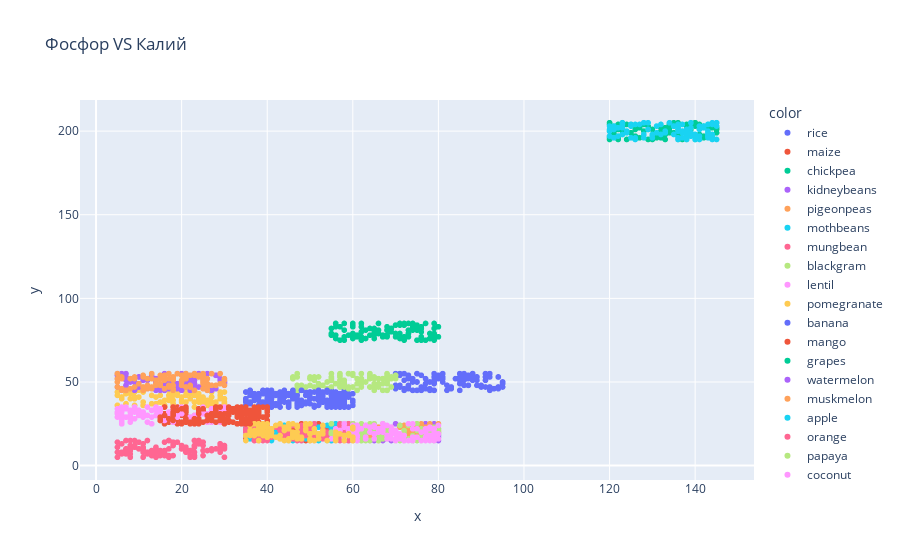

This figure's notebook cell:
### Code cell
fig = px.scatter(x=df['Фосфор'],y=df['Калий'],color=df['Label'],title="Фосфор VS Калий")
fig.show()

### Figure 1 — Plotly figure (JSON) as saved in the notebook; plotly's stock layout.template omitted (floating-point values rounded to 4 significant figures)
{"data": [{"hovertemplate": "color=rice<br>x=%{x}<br>y=%{y}<extra></extra>", "legendgroup": "rice", "marker": {"color": "#636efa", "symbol": "circle"}, "mode": "markers", "name": "rice", "showlegend": true, "type": "scattergl", "x": [42, 58, 55, 35, 42, 37, 55, 53, 54, 58, 53, 46, 58, 56, 50, 48, 38, 35, 38, 35, 45, 40, 59, 41, 47, 53, 59, 50, 49, 51, 57, 35, 37, 53, 54, 55, 57, 39, 43, 44, 42, 45, 60, 40, 52, 35, 49, 39, 43, 55, 36, 60, 56, 60, 52, 38, 54, 36, 46, 55, 40, 58, 58, 36, 47, 41, 54, 59, 46, 56, 52, 45, 42, 43, 54, 36, 47, 35, 36, 41, 57, 45, 53, 43, 58, 60, 43, 50, 53, 50, 53, 44, 45, 40, 51, 46, 47, 55, 35, 37], "xaxis": "x", "y": [43, 41, 44, 40, 42, 42, 38, 40, 38, 38, 40, 42, 44, 36, 37, 39, 41, 39, 36, 40, 36, 43, 41, 43, 37, 41, 43, 41, 44, 35, 41, 40, 39, 38, 44, 42, 35, 36, 44, 41, 36, 43, 36, 40, 45, 38, 42, 38, 39, 45, 43, 39, 42, 43, 36, 39, 38, 45, 40, 35, 38, 45, 38, 42, 42, 36, 37, 35, 41, 37, 41, 38, 37, 42, 36, 45, 44, 38, 37, 38, 43, 35, 43, 39, 39, 38, 38, 44, 42, 40, 38, 38, 35, 38, 36, 42, 37, 45, 44, 40], "yaxis": "y"}, {"hovertemplate": "color=maize<br>x=%{x}<br>y=%{y}<extra></extra>", "legendgroup": "maize", "marker": {"color": "#EF553B", "symbol": "circle"}, "mode": "markers", "name": "maize", "showlegend": true, "type": "scattergl", "x": [54, 44, 43, 58, 38, 41, 41, 60, 44, 60, 44, 49, 52, 44, 54, 58, 47, 41, 53, 55, 57, 50, 56, 45, 48, 51, 39, 49, 48, 54, 35, 43, 57, 35, 46, 44, 56, 55, 35, 57, 56, 44, 48, 60, 51, 46, 60, 58, 43, 43, 36, 36, 60, 38, 54, 38, 44, 58, 44, 35, 45, 60, 51, 36, 48, 53, 45, 45, 35, 54, 39, 48, 37, 50, 39, 52, 39, 49, 42, 38, 52, 40, 57, 52, 59, 38, 60, 37, 58, 60, 59, 55, 51, 48, 60, 57, 35, 54, 58, 57], "xaxis": "x", "y": [16, 17, 16, 21, 20, 16, 17, 19, 17, 25, 19, 21, 16, 16, 21, 22, 17, 17, 19, 19, 21, 15, 22, 21, 16, 16, 18, 15, 22, 20, 25, 19, 25, 23, 22, 21, 18, 21, 18, 18, 17, 23, 17, 17, 23, 22, 15, 18, 23, 17, 20, 23, 23, 17, 17, 22, 21, 19, 20, 16, 20, 25, 24, 24, 18, 18, 23, 21, 24, 22, 18, 20, 16, 19, 24, 17, 23, 20, 21, 21, 25, 19, 24, 18, 17, 15, 22, 22, 15, 23, 17, 15, 18, 25, 22, 24, 22, 19, 23, 19], "yaxis": "y"}, {"hovertemplate": "color=chickpea<br>x=%{x}<br>y=%{y}<extra></extra>", "legendgroup": "chickpea", "marker": {"color": "#00cc96", "symbol": "circle"}, "mode": "markers", "name": "chickpea", "showlegend": true, "type": "scattergl", "x": [72, 72, 58, 72, 67, 73, 70, 70, 62, 74, 66, 66, 63, 62, 62, 72, 56, 71, 78, 70, 80, 68, 78, 68, 62, 67, 65, 60, 77, 68, 76, 79, 60, 78, 79, 58, 58, 55, 76, 61, 60, 55, 76, 68, 66, 64, 60, 76, 60, 68, 79, 74, 55, 77, 60, 67, 66, 71, 69, 79, 56, 72, 73, 64, 73, 75, 59, 69, 56, 76, 74, 71, 73, 70, 57, 79, 71, 76, 75, 80, 62, 79, 57, 73, 61, 78, 75, 55, 65, 60, 61, 67, 76, 63, 65, 56, 65, 56, 58, 69], "xaxis": "x", "y": [77, 84, 85, 85, 77, 81, 84, 84, 75, 81, 79, 79, 81, 85, 77, 84, 76, 84, 76, 77, 83, 77, 76, 83, 83, 78, 80, 84, 85, 81, 82, 85, 83, 76, 75, 81, 77, 78, 77, 77, 76, 79, 75, 81, 81, 78, 79, 83, 84, 78, 79, 85, 78, 75, 78, 78, 85, 76, 80, 77, 85, 75, 85, 82, 79, 75, 78, 82, 85, 80, 83, 79, 79, 79, 75, 82, 85, 82, 84, 77, 80, 78, 83, 77, 78, 79, 81, 82, 76, 85, 78, 77, 76, 76, 82, 78, 78, 83, 75, 82], "yaxis": "y"}, {"hovertemplate": "color=kidneybeans<br>x=%{x}<br>y=%{y}<extra></extra>", "legendgroup": "kidneybeans", "marker": {"color": "#ab63fa", "symbol": "circle"}, "mode": "markers", "name": "kidneybeans", "showlegend": true, "type": "scattergl", "x": [60, 70, 55, 64, 61, 65, 57, 80, 59, 59, 58, 57, 80, 60, 78, 77, 79, 80, 55, 65, 78, 65, 70, 64, 71, 79, 63, 80, 60, 75, 77, 72, 73, 77, 62, 59, 59, 62, 63, 79, 72, 64, 66, 57, 56, 77, 65, 72, 60, 80, 72, 67, 69, 77, 62, 71, 79, 59, 63, 56, 63, 67, 71, 74, 76, 66, 69, 65, 74, 67, 56, 59, 61, 80, 61, 74, 69, 75, 68, 65, 79, 78, 55, 59, 68, 68, 64, 69, 67, 69, 73, 78, 72, 67, 56, 65, 63, 70, 63, 60], "xaxis": "x", "y": [25, 16, 22, 16, 20, 22, 21, 18, 17, 22, 24, 19, 17, 22, 23, 25, 17, 15, 23, 20, 16, 25, 19, 22, 17, 20, 17, 22, 22, 21, 23, 18, 20, 17, 23, 22, 19, 22, 20, 23, 17, 15, 23, 18, 22, 24, 15, 21, 23, 19, 20, 24, 23, 25, 19, 17, 25, 18, 17, 20, 24, 22, 24, 15, 24, 17, 15, 16, 15, 25, 25, 15, 21, 20, 19, 21, 22, 18, 20, 16, 15, 22, 22, 15, 23, 19, 17, 19, 22, 20, 22, 20, 23, 15, 18, 18, 16, 25, 19, 24], "yaxis": "y"}, {"hovertemplate": "color=pigeonpeas<br>x=%{x}<br>y=%{y}<extra></extra>", "legendgroup": "pigeonpeas", "marker": {"color": "#FFA15A", "symbol": "circle"}, "mode": "markers", "name": "pigeonpeas", "showlegend": true, "type": "scattergl", "x": [72, 59, 73, 57, 79, 75, 70, 55, 58, 61, 58, 56, 72, 80, 72, 62, 58, 68, 67, 70, 63, 76, 55, 75, 71, 70, 72, 66, 56, 76, 69, 73, 61, 71, 61, 73, 72, 64, 74, 60, 66, 59, 67, 76, 73, 75, 70, 59, 62, 67, 66, 73, 67, 55, 56, 77, 73, 63, 77, 64, 75, 77, 80, 75, 80, 77, 78, 60, 74, 57, 60, 77, 68, 73, 59, 72, 56, 70, 74, 67, 74, 72, 68, 57, 62, 55, 77, 75, 71, 64, 55, 69, 67, 74, 64, 71, 72, 60, 71, 61], "xaxis": "x", "y": [24, 23, 23, 24, 18, 25, 20, 19, 20, 21, 24, 17, 17, 20, 17, 19, 16, 16, 24, 20, 19, 25, 19, 21, 24, 21, 21, 21, 17, 19, 19, 21, 18, 23, 21, 18, 22, 16, 19, 15, 15, 18, 18, 17, 19, 25, 20, 22, 23, 25, 23, 20, 18, 18, 24, 17, 20, 23, 22, 20, 24, 23, 25, 24, 21, 18, 25, 21, 16, 23, 19, 19, 20, 21, 24, 15, 23, 21, 15, 18, 20, 24, 20, 19, 16, 23, 21, 20, 24, 22, 16, 19, 19, 17, 18, 17, 22, 22, 18, 24], "yaxis": "y"}, {"hovertemplate": "color=mothbeans<br>x=%{x}<br>y=%{y}<extra></extra>", "legendgroup": "mothbeans", "marker": {"color": "#19d3f3", "symbol": "circle"}, "mode": "markers", "name": "mothbeans", "showlegend": true, "type": "scattergl", "x": [49, 59, 58, 43, 54, 43, 55, 35, 57, 53, 49, 56, 43, 38, 45, 57, 35, 55, 45, 58, 44, 49, 51, 48, 50, 56, 60, 37, 43, 43, 44, 43, 45, 56, 57, 45, 36, 57, 47, 49, 51, 44, 38, 57, 48, 44, 51, 44, 35, 60, 58, 42, 39, 36, 41, 41, 36, 46, 39, 57, 55, 51, 56, 57, 36, 41, 38, 37, 35, 45, 58, 56, 56, 51, 42, 59, 45, 40, 45, 52, 45, 54, 51, 41, 50, 40, 54, 55, 59, 45, 38, 58, 55, 36, 52, 59, 51, 47, 51, 51], "xaxis": "x", "y": [18, 23, 25, 18, 16, 22, 15, 20, 24, 24, 17, 25, 23, 22, 21, 20, 23, 25, 22, 25, 17, 22, 19, 15, 19, 20, 18, 21, 24, 24, 24, 22, 15, 23, 16, 19, 22, 20, 20, 16, 24, 21, 20, 20, 18, 20, 18, 24, 18, 23, 21, 22, 21, 22, 16, 15, 22, 15, 20, 25, 24, 17, 17, 17, 16, 19, 18, 24, 20, 20, 19, 23, 17, 25, 20, 20, 19, 17, 23, 23, 16, 24, 25, 21, 22, 23, 15, 22, 25, 18, 19, 17, 18, 23, 15, 22, 16, 17, 17, 21], "yaxis": "y"}, {"hovertemplate": "color=mungbean<br>x=%{x}<br>y=%{y}<extra></extra>", "legendgroup": "mungbean", "marker": {"color": "#FF6692", "symbol": "circle"}, "mode": "markers", "name": "mungbean", "showlegend": true, "type": "scattergl", "x": [55, 54, 55, 56, 56, 57, 59, 51, 49, 39, 35, 52, 42, 46, 38, 60, 53, 58, 35, 53, 47, 53, 45, 37, 60, 45, 57, 57, 57, 59, 41, 48, 36, 36, 59, 48, 50, 40, 43, 57, 60, 59, 60, 47, 45, 39, 40, 48, 59, 48, 43, 46, 47, 44, 58, 40, 38, 48, 49, 38, 58, 44, 59, 48, 41, 52, 48, 41, 37, 35, 41, 50, 35, 37, 39, 45, 37, 51, 56, 40, 36, 37, 47, 44, 59, 56, 45, 39, 37, 37, 54, 51, 54, 45, 40, 37, 44, 45, 45, 48], "xaxis": "x", "y": [20, 20, 20, 16, 17, 24, 23, 25, 18, 20, 22, 17, 23, 16, 21, 25, 22, 15, 24, 17, 20, 16, 23, 21, 15, 21, 25, 17, 22, 25, 18, 24, 25, 22, 22, 21, 21, 15, 22, 15, 23, 15, 25, 15, 22, 15, 24, 15, 25, 24, 21, 24, 19, 18, 20, 21, 18, 20, 25, 15, 15, 16, 23, 22, 17, 19, 17, 20, 25, 20, 20, 23, 21, 15, 22, 21, 20, 17, 20, 22, 21, 17, 18, 17, 19, 21, 18, 17, 15, 19, 17, 15, 20, 16, 21, 22, 19, 17, 23, 21], "yaxis": "y"}, {"hovertemplate": "color=blackgram<br>x=%{x}<br>y=%{y}<extra></extra>", "legendgroup": "blackgram", "marker": {"color": "#B6E880", "symbol": "circle"}, "mode": "markers", "name": "blackgram", "showlegend": true, "type": "scattergl", "x": [79, 62, 61, 73, 58, 55, 72, 64, 64, 74, 73, 67, 63, 66, 56, 66, 55, 58, 65, 62, 71, 71, 71, 63, 60, 61, 68, 62, 66, 63, 72, 65, 78, 67, 60, 76, 78, 60, 75, 72, 80, 76, 68, 78, 64, 80, 68, 67, 70, 74, 67, 80, 79, 75, 55, 68, 68, 76, 60, 72, 68, 62, 65, 64, 58, 75, 66, 70, 57, 58, 62, 75, 80, 76, 76, 61, 60, 63, 67, 63, 68, 61, 74, 79, 62, 60, 65, 55, 62, 59, 77, 58, 63, 63, 70, 73, 77, 79, 77, 62], "xaxis": "x", "y": [15, 21, 22, 25, 18, 16, 21, 20, 21, 17, 24, 25, 19, 22, 18, 15, 19, 23, 25, 18, 15, 24, 16, 18, 25, 21, 22, 15, 17, 22, 19, 21, 21, 17, 21, 17, 19, 17, 15, 15, 19, 18, 19, 21, 25, 19, 23, 16, 15, 15, 16, 22, 19, 21, 20, 17, 20, 22, 16, 17, 19, 15, 23, 15, 16, 25, 19, 16, 19, 25, 17, 22, 20, 16, 15, 20, 15, 15, 21, 16, 17, 15, 18, 17, 24, 17, 20, 25, 24, 22, 21, 17, 17, 18, 15, 16, 22, 23, 21, 25], "yaxis": "y"}, {"hovertemplate": "color=lentil<br>x=%{x}<br>y=%{y}<extra></extra>", "legendgroup": "lentil", "marker": {"color": "#FF97FF", "symbol": "circle"}, "mode": "markers", "name": "lentil", "showlegend": true, "type": "scattergl", "x": [76, 61, 60, 74, 71, 71, 72, 59, 64, 58, 77, 75, 69, 80, 78, 79, 62, 60, 67, 78, 80, 61, 66, 61, 60, 66, 56, 72, 77, 65, 79, 63, 78, 78, 67, 65, 72, 57, 58, 58, 65, 65, 65, 69, 55, 61, 79, 63, 61, 70, 74, 64, 58, 79, 68, 79, 77, 74, 68, 75, 78, 79, 60, 69, 67, 67, 67, 70, 71, 68, 66, 65, 59, 59, 63, 69, 75, 61, 74, 74, 63, 56, 74, 76, 65, 67, 79, 61, 70, 80, 77, 67, 73, 56, 70, 56, 77, 59, 73, 77], "xaxis": "x", "y": [15, 22, 20, 17, 16, 18, 18, 21, 20, 17, 20, 22, 23, 24, 15, 17, 22, 24, 22, 18, 16, 24, 20, 21, 21, 22, 18, 15, 20, 24, 22, 16, 23, 18, 25, 23, 15, 21, 15, 25, 19, 19, 19, 19, 16, 17, 15, 17, 15, 16, 25, 23, 23, 22, 18, 20, 22, 17, 24, 17, 22, 19, 18, 16, 21, 23, 20, 21, 19, 16, 22, 16, 22, 19, 17, 21, 17, 18, 17, 22, 24, 17, 15, 20, 16, 21, 16, 22, 19, 19, 20, 22, 25, 18, 15, 22, 17, 19, 15, 15], "yaxis": "y"}, {"hovertemplate": "color=pomegranate<br>x=%{x}<br>y=%{y}<extra></extra>", "legendgroup": "pomegranate", "marker": {"color": "#FECB52", "symbol": "circle"}, "mode": "markers", "name": "pomegranate", "showlegend": true, "type": "scattergl", "x": [24, 18, 26, 18, 27, 25, 21, 30, 27, 11, 5, 10, 7, 20, 22, 15, 27, 18, 15, 23, 8, 27, 23, 16, 29, 17, 21, 6, 23, 16, 18, 21, 23, 17, 25, 18, 19, 24, 24, 17, 30, 29, 24, 21, 11, 25, 22, 21, 26, 18, 6, 21, 5, 7, 13, 24, 23, 20, 19, 9, 27, 30, 21, 30, 11, 9, 27, 29, 25, 14, 9, 14, 21, 23, 6, 5, 9, 8, 11, 17, 5, 28, 13, 9, 27, 25, 7, 10, 18, 26, 16, 20, 9, 30, 25, 23, 14, 17, 24, 28], "xaxis": "x", "y": [38, 37, 36, 39, 38, 38, 38, 40, 41, 38, 36, 41, 37, 41, 40, 42, 41, 42, 38, 44, 40, 45, 44, 39, 40, 42, 44, 40, 44, 36, 43, 42, 42, 40, 36, 42, 42, 41, 40, 39, 38, 44, 43, 35, 36, 41, 43, 38, 38, 37, 41, 45, 44, 43, 37, 41, 35, 39, 43, 45, 36, 44, 42, 37, 44, 40, 44, 42, 40, 37, 36, 37, 35, 38, 41, 36, 44, 43, 45, 45, 42, 38, 42, 40, 41, 36, 45, 45, 43, 39, 36, 38, 41, 35, 35, 45, 41, 45, 39, 37], "yaxis": "y"}, {"hovertemplate": "color=banana<br>x=%{x}<br>y=%{y}<extra></extra>", "legendgroup": "banana", "marker": {"color": "#636efa", "symbol": "circle"}, "mode": "markers", "name": "banana", "showlegend": true, "type": "scattergl", "x": [94, 95, 92, 76, 77, 94, 92, 89, 88, 77, 88, 87, 75, 85, 95, 79, 95, 79, 76, 86, 94, 78, 70, 71, 79, 78, 73, 76, 87, 83, 91, 81, 74, 71, 91, 71, 79, 72, 73, 84, 90, 70, 89, 80, 91, 78, 70, 86, 95, 90, 72, 81, 75, 81, 75, 71, 94, 73, 79, 86, 79, 74, 75, 83, 85, 80, 72, 75, 85, 87, 72, 88, 79, 88, 74, 82, 91, 85, 88, 92, 92, 77, 86, 88, 73, 73, 74, 89, 70, 87, 82, 86, 85, 93, 89, 94, 81, 71, 75, 81], "xaxis": "x", "y": [46, 50, 53, 54, 49, 53, 55, 53, 55, 52, 52, 54, 50, 53, 49, 55, 47, 45, 45, 48, 53, 50, 48, 47, 51, 45, 48, 47, 48, 47, 47, 52, 45, 48, 51, 47, 49, 55, 53, 52, 47, 48, 53, 52, 53, 46, 55, 52, 50, 48, 45, 55, 50, 50, 45, 55, 47, 54, 45, 53, 53, 50, 55, 46, 51, 54, 51, 45, 49, 52, 46, 54, 50, 55, 45, 48, 55, 55, 51, 45, 47, 46, 55, 52, 46, 52, 52, 48, 46, 48, 45, 51, 45, 46, 51, 47, 52, 54, 55, 53], "yaxis": "y"}, {"hovertemplate": "color=mango<br>x=%{x}<br>y=%{y}<extra></extra>", "legendgroup": "mango", "marker": {"color": "#EF553B", "symbol": "circle"}, "mode": "markers", "name": "mango", "showlegend": true, "type": "scattergl", "x": [40, 24, 26, 22, 21, 19, 21, 17, 36, 28, 19, 23, 30, 27, 19, 28, 38, 37, 18, 16, 20, 25, 17, 37, 15, 37, 19, 33, 27, 16, 36, 29, 31, 34, 16, 30, 35, 18, 40, 29, 38, 32, 38, 32, 29, 34, 19, 17, 15, 19, 36, 31, 36, 23, 26, 33, 18, 17, 34, 35, 28, 24, 35, 24, 37, 36, 18, 38, 31, 29, 20, 21, 30, 38, 24, 36, 18, 16, 27, 17, 29, 36, 27, 28, 36, 35, 21, 38, 18, 23, 31, 34, 37, 16, 24, 38, 21, 18, 20, 26], "xaxis": "x", "y": [27, 31, 27, 25, 32, 35, 34, 31, 33, 30, 27, 27, 34, 30, 31, 33, 32, 30, 30, 35, 25, 33, 31, 28, 30, 30, 31, 29, 28, 25, 31, 34, 26, 28, 31, 29, 31, 26, 26, 34, 33, 32, 31, 33, 26, 35, 32, 26, 27, 25, 26, 32, 27, 30, 26, 35, 30, 26, 32, 28, 26, 32, 34, 34, 25, 27, 31, 32, 34, 32, 26, 32, 27, 25, 34, 29, 35, 35, 34, 30, 29, 31, 26, 35, 26, 31, 30, 31, 31, 28, 27, 26, 33, 27, 25, 26, 30, 33, 30, 31], "yaxis": "y"}, {"hovertemplate": "color=grapes<br>x=%{x}<br>y=%{y}<extra></extra>", "legendgroup": "grapes", "marker": {"color": "#00cc96", "symbol": "circle"}, "mode": "markers", "name": "grapes", "showlegend": true, "type": "scattergl", "x": [130, 144, 123, 125, 131, 123, 140, 122, 123, 134, 130, 145, 122, 139, 141, 138, 144, 136, 122, 136, 145, 132, 133, 121, 125, 140, 132, 126, 120, 142, 135, 126, 139, 141, 142, 129, 134, 138, 131, 122, 126, 128, 132, 137, 123, 136, 134, 139, 127, 138, 120, 142, 133, 139, 134, 140, 127, 120, 139, 136, 139, 133, 130, 135, 140, 132, 121, 132, 142, 121, 140, 120, 133, 135, 145, 136, 129, 130, 129, 135, 120, 125, 132, 140, 145, 128, 139, 122, 144, 120, 141, 121, 125, 138, 124, 138, 143, 142, 124, 134], "xaxis": "x", "y": [195, 204, 205, 196, 196, 198, 197, 195, 203, 204, 197, 205, 201, 203, 204, 195, 202, 205, 197, 204, 201, 197, 198, 201, 199, 205, 203, 197, 200, 197, 203, 203, 198, 202, 196, 201, 199, 204, 198, 204, 201, 204, 197, 195, 200, 197, 200, 201, 196, 203, 204, 203, 195, 199, 202, 195, 202, 195, 201, 195, 203, 201, 196, 205, 195, 196, 199, 202, 203, 199, 205, 196, 202, 199, 199, 201, 195, 201, 203, 203, 205, 204, 200, 203, 202, 200, 199, 196, 197, 197, 198, 203, 204, 197, 204, 200, 201, 202, 195, 204], "yaxis": "y"}, {"hovertemplate": "color=watermelon<br>x=%{x}<br>y=%{y}<extra></extra>", "legendgroup": "watermelon", "marker": {"color": "#ab63fa", "symbol": "circle"}, "mode": "markers", "name": "watermelon", "showlegend": true, "type": "scattergl", "x": [25, 19, 30, 8, 22, 26, 27, 22, 22, 13, 25, 15, 10, 9, 17, 12, 14, 21, 18, 17, 14, 8, 19, 16, 29, 9, 21, 5, 28, 29, 15, 21, 14, 5, 8, 22, 7, 27, 10, 16, 18, 7, 6, 5, 16, 20, 25, 7, 28, 25, 25, 16, 12, 23, 25, 28, 21, 20, 7, 6, 13, 17, 6, 10, 11, 25, 7, 12, 22, 19, 22, 30, 14, 23, 16, 5, 7, 18, 5, 23, 30, 10, 11, 21, 6, 20, 7, 24, 21, 25, 25, 10, 22, 14, 30, 12, 7, 18, 23, 24], "xaxis": "x", "y": [51, 55, 50, 50, 52, 55, 45, 53, 45, 54, 53, 47, 47, 50, 46, 51, 52, 55, 50, 51, 50, 52, 49, 55, 52, 45, 50, 54, 54, 51, 45, 48, 45, 47, 51, 46, 55, 48, 53, 46, 52, 53, 53, 52, 49, 48, 47, 51, 54, 52, 50, 45, 46, 49, 51, 46, 51, 45, 52, 55, 54, 55, 53, 49, 46, 52, 47, 46, 52, 46, 50, 50, 52, 47, 45, 47, 45, 50, 55, 51, 50, 53, 51, 55, 45, 55, 48, 55, 54, 51, 54, 53, 54, 50, 49, 47, 45, 50, 55, 47], "yaxis": "y"}, {"hovertemplate": "color=muskmelon<br>x=%{x}<br>y=%{y}<extra></extra>", "legendgroup": "muskmelon", "marker": {"color": "#FFA15A", "symbol": "circle"}, "mode": "markers", "name": "muskmelon", "showlegend": true, "type": "scattergl", "x": [17, 27, 25, 18, 26, 25, 24, 30, 6, 26, 30, 9, 7, 21, 26, 27, 5, 14, 18, 14, 9, 6, 12, 13, 25, 25, 21, 25, 24, 25, 17, 25, 25, 11, 26, 17, 25, 8, 13, 22, 13, 23, 22, 23, 10, 12, 20, 11, 19, 26, 20, 17, 7, 22, 21, 12, 12, 14, 9, 16, 7, 6, 20, 29, 5, 5, 15, 11, 15, 30, 12, 25, 11, 5, 18, 22, 18, 18, 28, 18, 20, 22, 25, 15, 16, 5, 21, 23, 29, 11, 18, 21, 8, 6, 25, 13, 26, 21, 15, 16], "xaxis": "x", "y": [55, 48, 52, 52, 45, 49, 53, 51, 52, 52, 48, 52, 45, 55, 45, 55, 55, 51, 48, 48, 53, 53, 46, 47, 50, 53, 52, 55, 54, 50, 48, 54, 51, 54, 52, 52, 46, 46, 46, 47, 52, 55, 47, 45, 49, 52, 51, 53, 55, 49, 48, 47, 45, 48, 47, 48, 47, 49, 47, 46, 45, 45, 50, 49, 47, 52, 54, 47, 48, 52, 52, 50, 45, 55, 46, 54, 52, 45, 48, 53, 54, 47, 54, 49, 51, 50, 47, 54, 55, 47, 51, 52, 52, 46, 50, 55, 47, 52, 52, 54], "yaxis": "y"}, {"hovertemplate": "color=apple<br>x=%{x}<br>y=%{y}<extra></extra>", "legendgroup": "apple", "marker": {"color": "#19d3f3", "symbol": "circle"}, "mode": "markers", "name": "apple", "showlegend": true, "type": "scattergl", "x": [128, 144, 128, 120, 129, 137, 139, 123, 144, 124, 122, 121, 126, 139, 133, 143, 140, 137, 121, 144, 128, 128, 143, 140, 144, 141, 144, 143, 137, 144, 126, 120, 143, 141, 142, 138, 125, 121, 122, 123, 121, 137, 135, 144, 123, 133, 130, 143, 143, 122, 125, 139, 123, 136, 131, 140, 138, 127, 145, 139, 126, 136, 124, 138, 136, 134, 143, 120, 145, 141, 123, 136, 136, 141, 129, 138, 137, 132, 139, 125, 143, 144, 143, 135, 130, 142, 129, 135, 145, 121, 131, 140, 138, 140, 145, 120, 132, 137, 144, 140], "xaxis": "x", "y": [196, 197, 205, 201, 201, 204, 205, 205, 196, 199, 197, 196, 204, 199, 200, 199, 198, 199, 203, 195, 205, 198, 196, 198, 204, 203, 197, 198, 200, 198, 196, 203, 197, 201, 202, 195, 204, 196, 202, 202, 201, 196, 198, 205, 205, 199, 198, 200, 204, 202, 196, 202, 198, 200, 199, 197, 201, 204, 203, 205, 195, 202, 200, 200, 196, 205, 197, 200, 205, 197, 204, 195, 204, 195, 201, 197, 200, 204, 197, 203, 204, 196, 197, 203, 196, 203, 205, 203, 205, 201, 203, 195, 198, 197, 195, 197, 198, 196, 196, 197], "yaxis": "y"}, {"hovertemplate": "color=orange<br>x=%{x}<br>y=%{y}<extra></extra>", "legendgroup": "orange", "marker": {"color": "#FF6692", "symbol": "circle"}, "mode": "markers", "name": "orange", "showlegend": true, "type": "scattergl", "x": [30, 6, 13, 16, 7, 27, 23, 18, 24, 23, 17, 12, 9, 7, 18, 11, 8, 17, 5, 8, 13, 25, 7, 23, 14, 7, 29, 14, 8, 18, 25, 12, 16, 14, 7, 12, 25, 8, 5, 17, 30, 23, 27, 11, 21, 22, 18, 10, 16, 9, 11, 15, 5, 22, 15, 6, 16, 20, 29, 28, 25, 6, 29, 11, 24, 21, 29, 29, 23, 9, 5, 12, 20, 8, 8, 21, 19, 18, 15, 22, 25, 7, 7, 30, 17, 23, 20, 23, 14, 11, 29, 24, 8, 10, 13, 30, 8, 7, 17, 26], "xaxis": "x", "y": [12, 13, 6, 9, 9, 10, 15, 14, 14, 6, 15, 8, 12, 10, 6, 8, 7, 5, 8, 9, 6, 14, 10, 5, 8, 15, 12, 5, 15, 14, 14, 15, 6, 8, 8, 7, 6, 11, 5, 6, 10, 15, 9, 13, 8, 6, 13, 10, 8, 11, 5, 9, 11, 9, 7, 7, 14, 10, 8, 10, 12, 8, 13, 11, 15, 9, 13, 13, 12, 15, 14, 8, 10, 5, 12, 11, 14, 12, 6, 5, 9, 9, 9, 11, 10, 8, 12, 11, 11, 10, 10, 13, 10, 14, 9, 5, 12, 7, 15, 9], "yaxis": "y"}, {"hovertemplate": "color=papaya<br>x=%{x}<br>y=%{y}<extra></extra>", "legendgroup": "papaya", "marker": {"color": "#B6E880", "symbol": "circle"}, "mode": "markers", "name": "papaya", "showlegend": true, "type": "scattergl", "x": [68, 46, 47, 65, 68, 68, 62, 65, 68, 64, 51, 47, 64, 57, 60, 58, 55, 51, 65, 57, 52, 67, 64, 62, 48, 46, 68, 59, 51, 54, 56, 68, 59, 70, 61, 60, 62, 62, 57, 47, 50, 46, 68, 62, 58, 60, 66, 65, 54, 64, 52, 47, 48, 54, 65, 52, 46, 63, 49, 53, 55, 62, 58, 65, 50, 64, 58, 58, 69, 67, 67, 68, 57, 50, 50, 47, 60, 51, 68, 69, 55, 55, 62, 69, 61, 57, 66, 55, 61, 64, 57, 65, 66, 55, 70, 59, 64, 67, 59, 64], "xaxis": "x", "y": [50, 45, 55, 53, 45, 45, 50, 47, 54, 47, 47, 53, 54, 48, 54, 49, 53, 52, 47, 51, 53, 45, 52, 55, 45, 52, 52, 46, 51, 46, 49, 51, 47, 52, 49, 55, 52, 51, 53, 48, 48, 53, 55, 52, 51, 47, 47, 48, 46, 52, 47, 46, 48, 50, 49, 49, 52, 50, 47, 48, 51, 49, 47, 52, 52, 47, 50, 49, 47, 52, 52, 49, 47, 52, 53, 45, 47, 53, 45, 52, 52, 51, 47, 53, 45, 54, 49, 55, 52, 55, 55, 45, 52, 47, 54, 55, 47, 49, 55, 53], "yaxis": "y"}, {"hovertemplate": "color=coconut<br>x=%{x}<br>y=%{y}<extra></extra>", "legendgroup": "coconut", "marker": {"color": "#FF97FF", "symbol": "circle"}, "mode": "markers", "name": "coconut", "showlegend": true, "type": "scattergl", "x": [30, 23, 28, 21, 18, 11, 5, 6, 30, 7, 18, 10, 8, 18, 15, 19, 20, 17, 11, 6, 6, 6, 8, 13, 9, 27, 24, 6, 14, 14, 6, 11, 14, 6, 6, 25, 14, 12, 25, 21, 22, 5, 11, 30, 10, 7, 20, 15, 17, 15, 23, 19, 21, 27, 29, 8, 24, 29, 11, 10, 29, 29, 30, 12, 13, 28, 24, 23, 26, 28, 18, 6, 30, 7, 26, 6, 12, 5, 19, 9, 30, 30, 13, 29, 30, 13, 15, 12, 28, 22, 10, 20, 9, 16, 8, 8, 27, 21, 5, 26], "xaxis": "x", "y": [29, 28, 33, 35, 35, 32, 31, 27, 29, 35, 26, 33, 32, 30, 34, 33, 26, 32, 29, 26, 30, 32, 26, 33, 28, 26, 33, 25, 30, 35, 29, 31, 30, 33, 33, 35, 33, 30, 31, 35, 29, 29, 32, 35, 30, 29, 35, 32, 29, 34, 25, 29, 35, 34, 29, 28, 27, 32, 31, 32, 27, 35, 27, 30, 29, 32, 29, 30, 26, 26, 27, 35, 31, 34, 31, 25, 26, 32, 31, 32, 34, 30, 33, 26, 30, 25, 33, 35, 30, 29, 33, 31, 35, 27, 30, 33, 32, 26, 34, 29], "yaxis": "y"}, {"hovertemplate": "color=cotton<br>x=%{x}<br>y=%{y}<extra></extra>", "legendgroup": "cotton", "marker": {"color": "#FECB52", "symbol": "circle"}, "mode": "markers", "name": "cotton", "showlegend": true, "type": "scattergl", "x": [47, 36, 47, 47, 38, 50, 41, 45, 47, 60, 45, 59, 38, 49, 40, 35, 43, 46, 39, 56, 36, 58, 42, 41, 39, 60, 46, 49, 35, 36, 45, 51, 60, 37, 52, 48, 38, 41, 53, 48, 46, 41, 42, 50, 37, 39, 38, 38, 40, 50, 40, 40, 50, 36, 50, 51, 57, 47, 52, 40, 60, 43, 44, 49, 44, 59, 53, 52, 36, 48, 52, 37, 39, 51, 36, 56, 54, 56, 45, 46, 49, 53, 60, 56, 52, 43, 44, 43, 37, 48, 45, 56, 40, 37, 46, 38, 53, 39, 58, 60], "xaxis": "x", "y": [24, 20, 18, 23, 23, 19, 20, 22, 16, 22, 25, 18, 15, 21, 25, 18, 16, 18, 24, 15, 24, 18, 24, 22, 21, 23, 19, 22, 15, 19, 23, 22, 17, 20, 16, 16, 25, 18, 19, 16, 17, 22, 17, 25, 18, 25, 19, 24, 17, 15, 17, 20, 16, 21, 19, 20, 19, 20, 19, 23, 17, 18, 21, 25, 15, 19, 24, 18, 18, 17, 19, 25, 22, 15, 24, 18, 15, 15, 15, 25, 24, 19, 17, 17, 19, 16, 23, 25, 21, 16, 16, 20, 17, 18, 20, 20, 21, 18, 15, 15], "yaxis": "y"}, {"hovertemplate": "color=jute<br>x=%{x}<br>y=%{y}<extra></extra>", "legendgroup": "jute", "marker": {"color": "#636efa", "symbol": "circle"}, "mode": "markers", "name": "jute", "showlegend": true, "type": "scattergl", "x": [47, 37, 41, 40, 41, 35, 37, 43, 55, 40, 53, 46, 41, 55, 43, 38, 49, 40, 35, 45, 53, 56, 55, 45, 54, 56, 40, 44, 47, 40, 57, 36, 60, 51, 39, 50, 52, 52, 49, 48, 47, 52, 52, 51, 37, 41, 55, 56, 40, 56, 56, 46, 48, 58, 50, 41, 42, 40, 57, 41, 45, 40, 43, 36, 58, 41, 48, 58, 59, 35, 41, 57, 42, 59, 43, 46, 37, 41, 56, 53, 54, 58, 39, 50, 38, 48, 41, 54, 46, 52, 43, 55, 57, 47, 43, 44, 52, 39, 39, 38], "xaxis": "x", "y": [38, 39, 45, 39, 40, 36, 43, 40, 44, 40, 44, 45, 38, 40, 38, 35, 38, 39, 44, 37, 38, 36, 38, 42, 45, 39, 45, 45, 40, 45, 35, 38, 38, 40, 45, 43, 41, 42, 37, 45, 36, 39, 45, 44, 41, 35, 36, 35, 42, 40, 44, 42, 36, 41, 40, 40, 43, 43, 43, 44, 43, 43, 35, 44, 35, 37, 36, 35, 41, 35, 35, 38, 43, 35, 42, 44, 42, 36, 37, 38, 39, 37, 43, 44, 36, 38, 36, 35, 41, 43, 43, 43, 41, 35, 38, 43, 39, 37, 43, 43], "yaxis": "y"}, {"hovertemplate": "color=coffee<br>x=%{x}<br>y=%{y}<extra></extra>", "legendgroup": "coffee", "marker": {"color": "#EF553B", "symbol": "circle"}, "mode": "markers", "name": "coffee", "showlegend": true, "type": "scattergl", "x": [21, 21, 38, 24, 28, 23, 31, 25, 18, 32, 36, 33, 15, 30, 39, 34, 15, 20, 29, 32, 24, 21, 23, 26, 33, 25, 26, 18, 27, 39, 27, 21, 27, 24, 31, 35, 27, 40, 40, 21, 34, 30, 21, 33, 23, 15, 29, 29, 35, 29, 33, 17, 19, 20, 27, 40, 35, 31, 28, 24, 26, 28, 40, 38, 40, 22, 40, 28, 39, 28, 20, 26, 29, 30, 40, 37, 40, 37, 18, 23, 18, 31, 33, 26, 35, 36, 38, 33, 31, 16, 40, 31, 21, 38, 35, 34, 15, 33, 32, 18], "xaxis": "x", "y": [26, 26, 35, 31, 34, 25, 27, 34, 32, 34, 28, 25, 27, 31, 29, 30, 28, 26, 28, 26, 28, 28, 28, 30, 31, 26, 27, 27, 31, 35, 27, 34, 31, 33, 35, 35, 29, 33, 30, 33, 25, 25, 27, 34, 28, 29, 30, 27, 32, 35, 25, 28, 33, 34, 28, 35, 25, 30, 30, 26, 27, 35, 35, 29, 30, 26, 32, 33, 29, 26, 26, 30, 31, 28, 33, 35, 33, 32, 35, 25, 31, 26, 33, 27, 28, 25, 29, 33, 31, 30, 30, 34, 35, 34, 26, 32, 27, 30, 34, 30], "yaxis": "y"}], "layout": {"legend": {"title": {"text": "color"}, "tracegroupgap": 0}, "title": {"text": "Фосфор VS Калий"}, "xaxis": {"anchor": "y", "domain": [0, 1], "title": {"text": "x"}}, "yaxis": {"anchor": "x", "domain": [0, 1], "title": {"text": "y"}}}}
